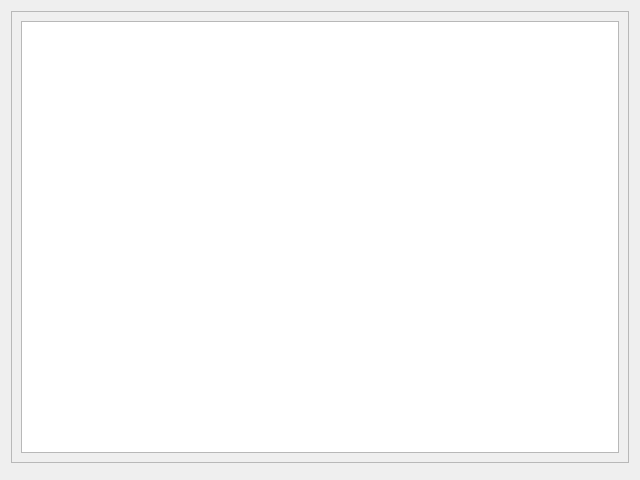
<?xml version="1.0" encoding="UTF-8"?>
<ui version="4.0">
 <class>application_start_dialog</class>
 <widget class="QDialog" name="application_start_dialog">
  <property name="geometry">
   <rect>
    <x>0</x>
    <y>0</y>
    <width>640</width>
    <height>480</height>
   </rect>
  </property>
  <property name="windowTitle">
   <string>Dialog</string>
  </property>
  <layout class="QGridLayout" name="gridLayout">
   <item row="0" column="0">
    <widget class="QFrame" name="frame">
     <property name="frameShape">
      <enum>QFrame::StyledPanel</enum>
     </property>
     <property name="frameShadow">
      <enum>QFrame::Raised</enum>
     </property>
     <layout class="QGridLayout" name="gridLayout_2">
      <item row="0" column="0">
       <widget class="QTextEdit" name="textEdit"/>
      </item>
     </layout>
    </widget>
   </item>
   <item row="1" column="0">
    <widget class="QFrame" name="frame_2">
     <property name="frameShape">
      <enum>QFrame::StyledPanel</enum>
     </property>
     <property name="frameShadow">
      <enum>QFrame::Raised</enum>
     </property>
    </widget>
   </item>
  </layout>
 </widget>
 <resources/>
 <connections/>
</ui>
